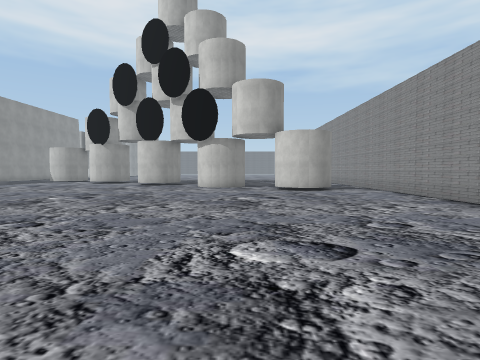
View 1 (above)

24 first-person views from a walk through a 3-D level made in the Unity game engine. The camera is 1.5 m above the floor, tilts 2° down and sees 80° across. The floor is counted in squares, 2 m on a side. Each view is taken from the middle of a square. On the plan, view 1 faces up. The plan holds only what a view shows up to about 10 squares ahead; the rest is blank. The place goes on beyond the plan. The player character is not drawn. Some surface patterns are stand-ins.

View 2
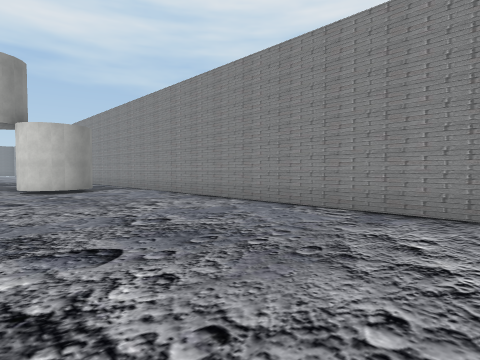

View 3
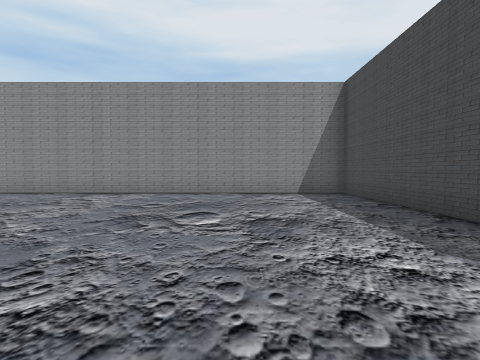

View 4
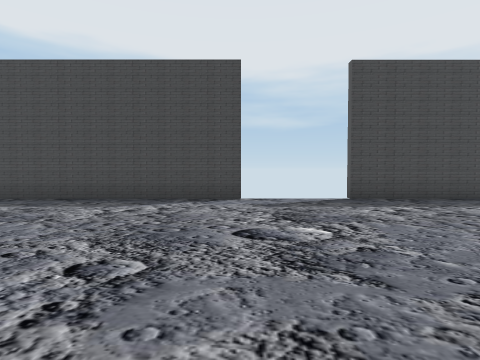

View 5
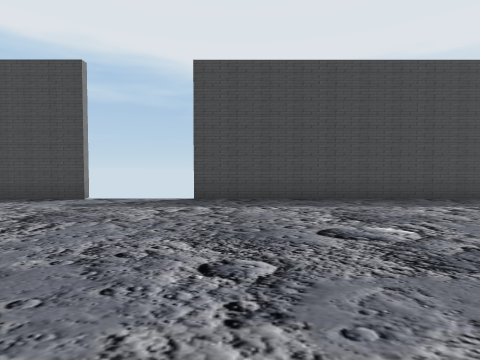

View 6
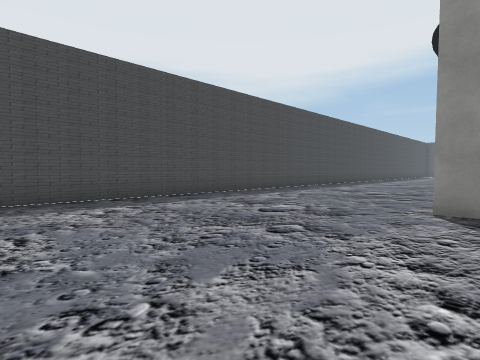

View 7
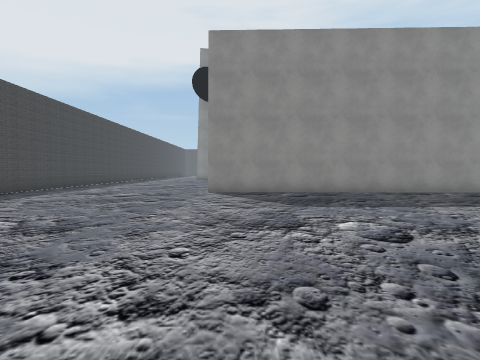

View 8
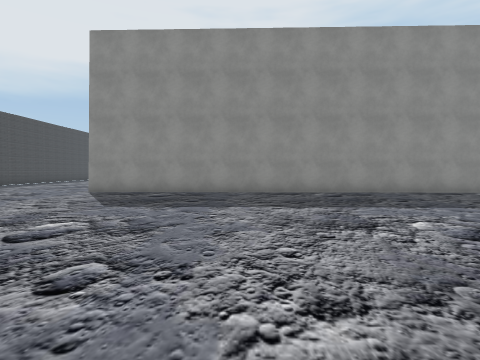

View 9
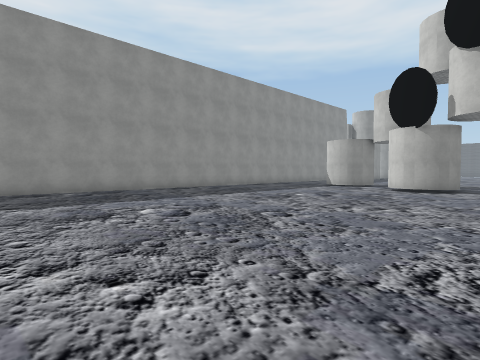

View 10
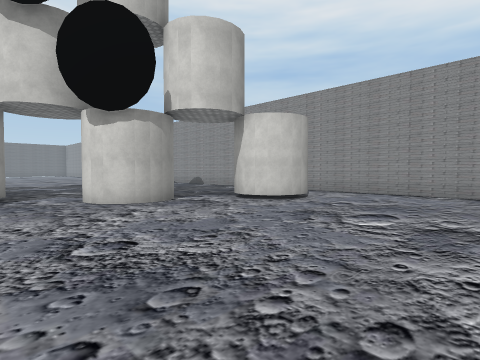

View 11
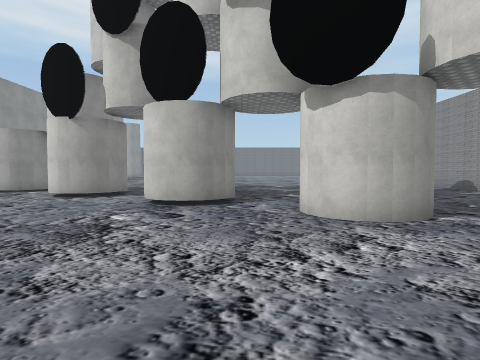

View 12
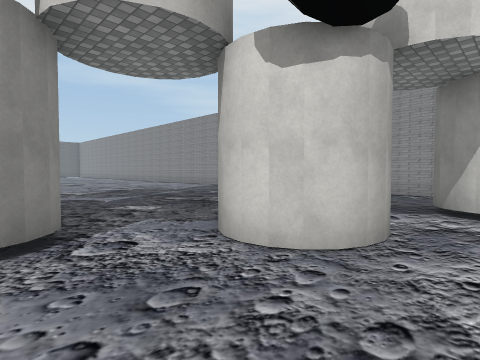

View 13
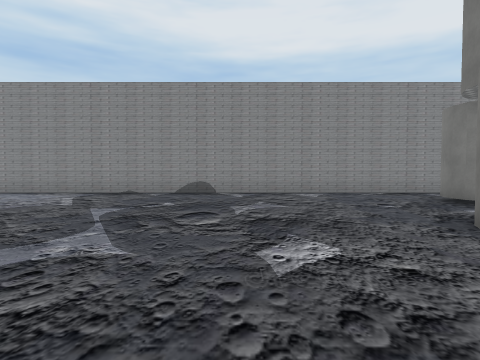

View 14
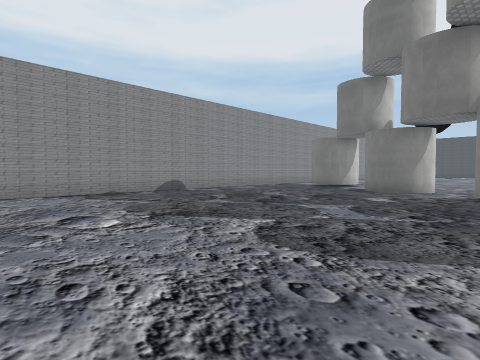

View 15
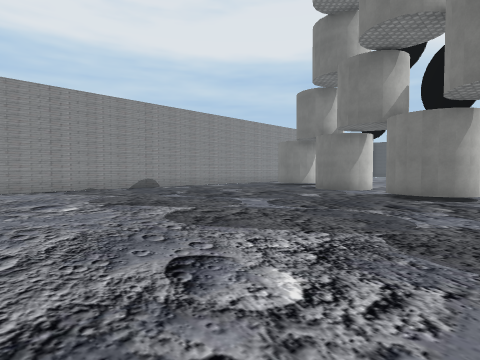

View 16
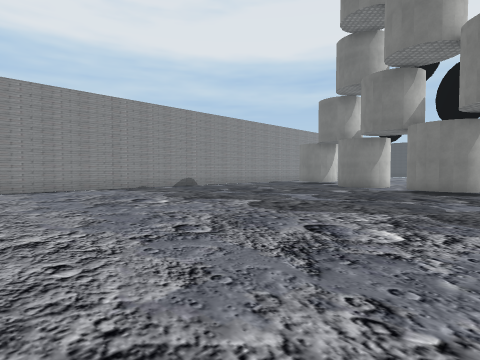

View 17
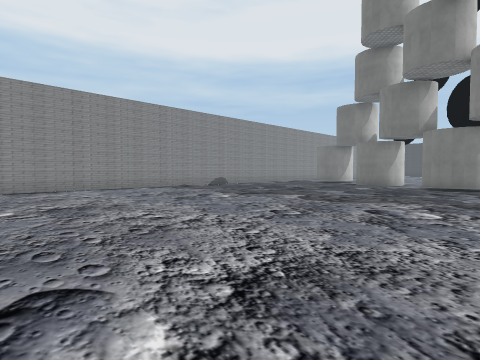

View 18
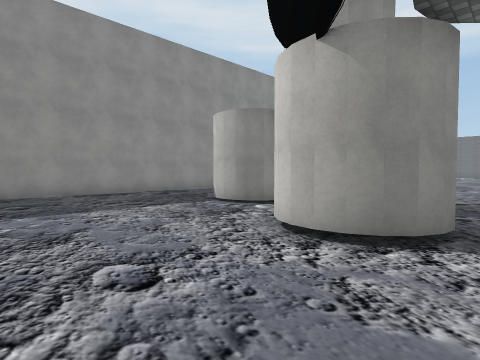

View 19
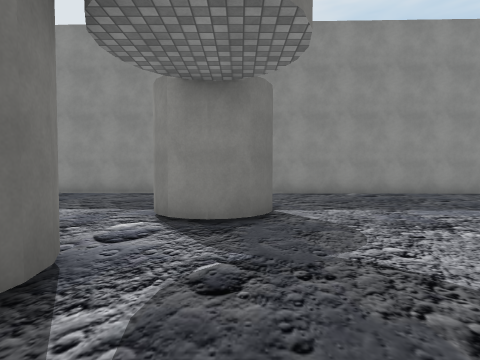

View 20
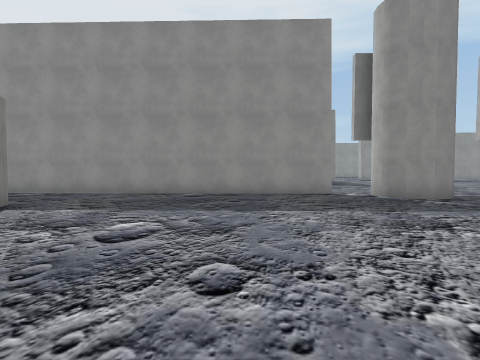

View 21
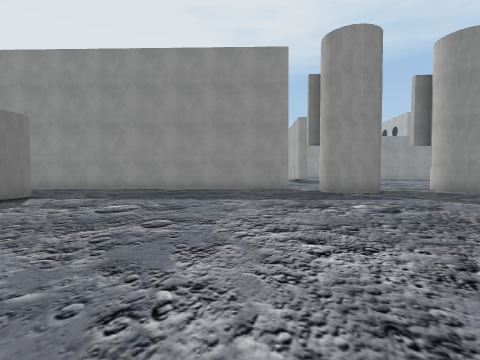

View 22
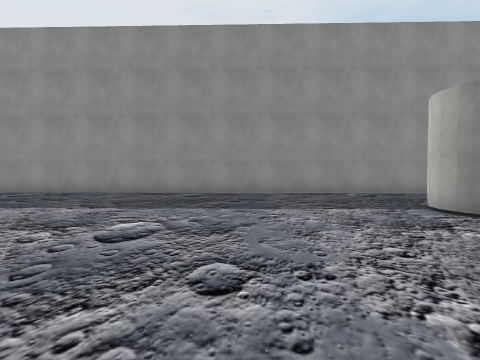

View 23
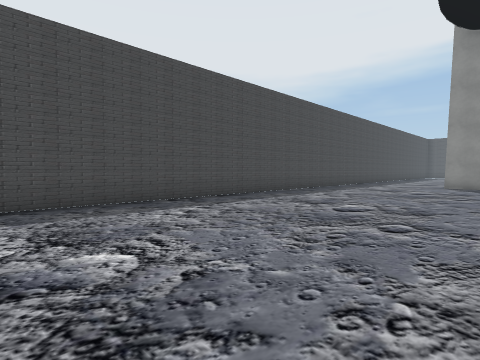

View 24
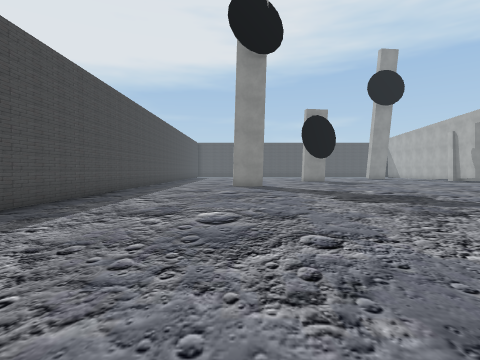

### Floor plan
Points are (right, up) in squares from view 1. A wall is a line through its corners. A room is listed if a view was taken in it or the views show most of it. See-through windows are left out.
Room 1 (views 1, 2, 3, 4, 5, 6, 7, 8, 9, 10, 11, 12, 18, 22, 23, 24)
walls: (-4.4, 14.1) (-4.9, 14.3); (-7.1, 15.8) (-7.7, 15.7); (-4.1, 13.9) (-4.7, 14) (-5.1, 14.4); (-6.8, 16) (-7.4, 15.7); (-3.8, 14) (-4.3, 13.9); (-6.7, 16.1) (-7.2, 15.7) (-8, 15.8); (-11.4, 17.4) (-11.8, 17.7); (-11, 17.5) (-11.5, 17.6); (-10.6, 17.6) (-11.1, 17.5); (-1.5, 12.2) (-1.7, 12.4); (-15.1, 17.5) (-15.6, -0.2); (-0.4, 12.1) (-1, 12) (-1.6, 12.3) (-2, 12.9) (-1.9, 13.5); (-4.1, -6.3) (5.1, -6.3) (5.1, 10.4); (-0.1, 12.3) (-0.6, 12); (1.4, 10.8) (1.3, 11.4) (1.6, 11.9); (2.9, 10.2) (2.3, 10.1) (1.7, 10.4); (3.2, 10.4) (2.6, 10.1) (2.1, 10.2); (-25, -6.3) (-6.9, -6.3)
ways out: opening at (-13.5, 18.5) to room 2; opening at (-8.3, 17) to room 2; opening at (-2.5, 14) to room 2; opening at (1, 13) to room 2; opening at (4, 11.5) to room 2
Room 2 (views 13, 14, 15, 16, 17, 19, 20, 21)
walls: (-8, 17.7) (-7.5, 17.8); (-6.5, 16.5) (-6.7, 16.1); (-4.3, 16) (-3.8, 15.9); (-3.9, 15.9) (-3.5, 15.7); (-11.4, 19.5) (-10.9, 19.6) (-10.3, 19.3) (-9.9, 18.7) (-10, 18.1); (-3.1, 14.7) (-3.4, 14.3); (-11.7, 19.4) (-11.3, 19.6); (-1.2, 14) (-0.8, 14.1); (-1.6, 13.8) (-1.1, 14.1); (-13.7, 28.1) (-14.1, 27.9); (-13.2, 29.1) (-13.4, 28.5) (-13.8, 28) (-14.5, 27.9); (-14.8, 26.9) (-15.1, 17.5); (-13.5, 29.7) (-13.3, 29.3) (-13.3, 29); (2.1, 12.2) (2.6, 12.2); (2.4, 12.2) (2.9, 12.2); (5.1, 10.4) (5.1, 27.1)
ways out: opening at (-13.5, 18.5) to room 1; opening at (-8.3, 17) to room 1; opening at (-2.5, 14) to room 1; opening at (1, 13) to room 1; opening at (4, 11.5) to room 1; opening at (-15, 27); gap at (-14, 30)

Positions as (right, up) in squares from view 1, and headings:
1: (0, 0), facing up
2: (0, 0), facing up-right
3: (-4, -3), facing right
4: (-4, 1), facing down
5: (-8, 1), facing down
6: (-10, 1), facing down-left
7: (-6, 1), facing left
8: (-6, 5), facing left
9: (-5, 5), facing up-left
10: (-4, 6), facing up-right
11: (-3, 8), facing up
12: (-4, 11), facing up-right
13: (-4, 17), facing right
14: (-4, 24), facing down-right
15: (-6, 24), facing down-right
16: (-6, 26), facing down-right
17: (-6, 28), facing down-right
18: (-6, 13), facing up-left
19: (-6, 19), facing left
20: (-6, 24), facing left
21: (-4, 25), facing left
22: (-6, 14), facing left
23: (-14, 0), facing down-left
24: (-15, -2), facing left
